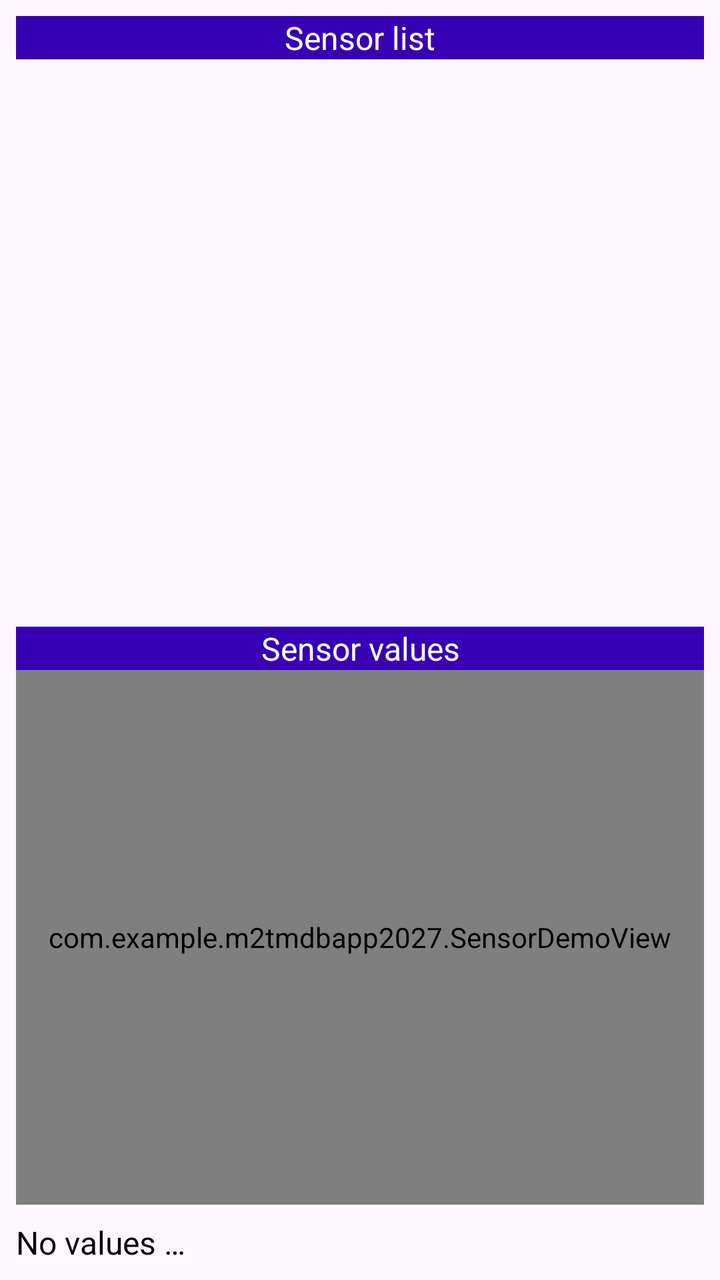
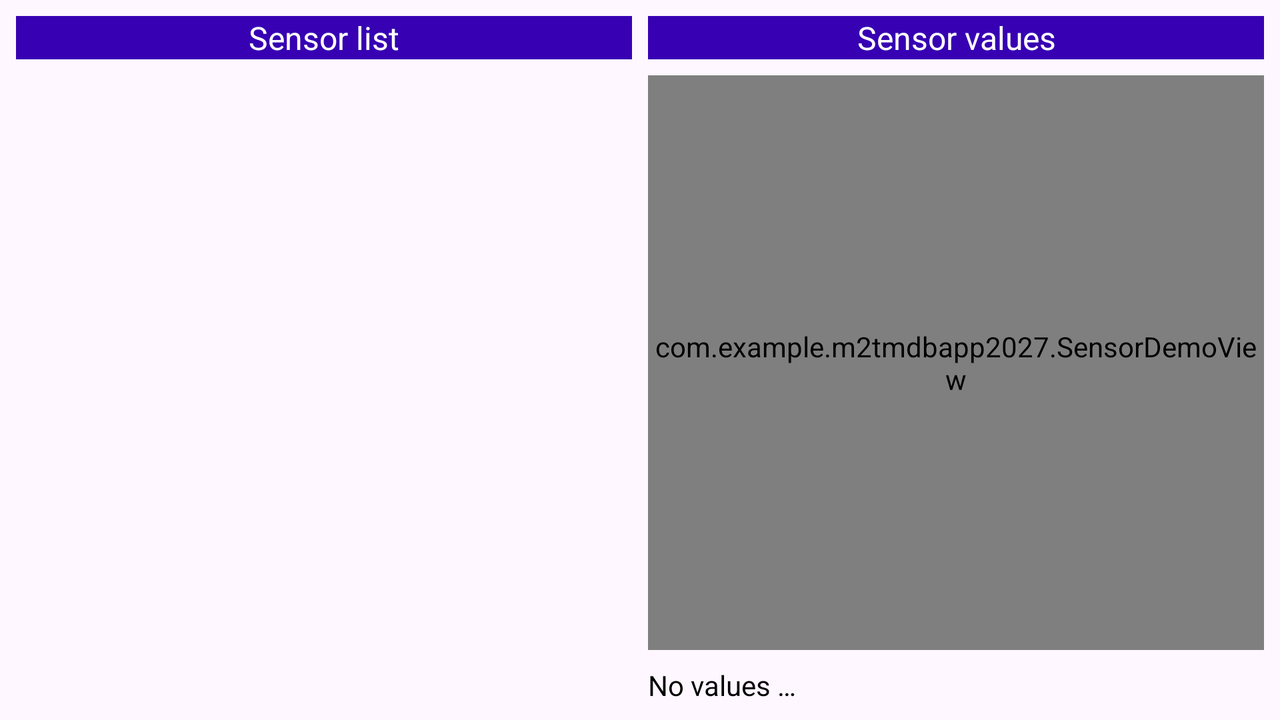

First picture: res/layout/ on a phone held upright. Second picture: the repository's own variant of that layout, on a device whose configuration matches the variant's folder. Source for both follows.
<!-- AndroidManifest.xml: application theme Theme.M2TmdbApp2027 -->
<!-- res/layout/activity_sensor_demo.xml -->
<?xml version="1.0" encoding="utf-8"?>
<androidx.constraintlayout.widget.ConstraintLayout xmlns:android="http://schemas.android.com/apk/res/android"
    xmlns:app="http://schemas.android.com/apk/res-auto"
    xmlns:tools="http://schemas.android.com/tools"
    android:id="@+id/main"
    android:layout_width="match_parent"
    android:layout_height="match_parent"
    tools:context=".SensorDemoActivity">

    <TextView
        android:id="@+id/sensor_list_caption_tv"
        android:layout_width="0dp"
        android:layout_height="wrap_content"
        android:layout_marginStart="8dp"
        android:layout_marginTop="8dp"
        android:layout_marginEnd="8dp"
        android:layout_marginBottom="8dp"
        android:background="@color/purple_700"
        android:text="@string/sensor_list_caption"
        android:textAlignment="center"
        android:textColor="@color/white"
        android:textSize="@dimen/sensor_demo_caption"
        app:layout_constraintBottom_toTopOf="@+id/sensor_list_rv"
        app:layout_constraintEnd_toEndOf="parent"
        app:layout_constraintHorizontal_bias="0.5"
        app:layout_constraintStart_toStartOf="parent"
        app:layout_constraintTop_toTopOf="parent" />

    <androidx.recyclerview.widget.RecyclerView
        android:id="@+id/sensor_list_rv"
        android:layout_width="0dp"
        android:layout_height="0dp"
        android:layout_marginStart="8dp"
        android:layout_marginEnd="8dp"
        app:layout_constraintBottom_toTopOf="@+id/sensor_values_caption_tv"
        app:layout_constraintEnd_toEndOf="parent"
        app:layout_constraintHorizontal_bias="0.5"
        app:layout_constraintStart_toStartOf="parent"
        app:layout_constraintTop_toBottomOf="@+id/sensor_list_caption_tv" />

    <TextView
        android:id="@+id/sensor_values_caption_tv"
        android:layout_width="0dp"
        android:layout_height="wrap_content"
        android:layout_marginStart="8dp"
        android:layout_marginTop="8dp"
        android:layout_marginEnd="8dp"
        android:background="@color/purple_700"
        android:text="@string/sensor_values_caption"
        android:textAlignment="center"
        android:textColor="@android:color/white"
        android:textSize="@dimen/sensor_demo_caption"
        app:layout_constraintBottom_toTopOf="@+id/sensor_demo_view"
        app:layout_constraintEnd_toEndOf="parent"
        app:layout_constraintHorizontal_bias="0.5"
        app:layout_constraintStart_toStartOf="parent"
        app:layout_constraintTop_toBottomOf="@+id/sensor_list_rv" />

    <com.example.m2tmdbapp2027.SensorDemoView
        android:id="@+id/sensor_demo_view"
        android:layout_width="0dp"
        android:layout_height="0dp"
        android:layout_marginStart="8dp"
        android:layout_marginEnd="8dp"
        app:dialCaption="@string/sensor_unknown"
        app:dialColor="@color/gray_600"
        app:layout_constraintBottom_toTopOf="@+id/arrayValuesTv"
        app:layout_constraintEnd_toEndOf="parent"
        app:layout_constraintHorizontal_bias="0.5"
        app:layout_constraintStart_toStartOf="parent"
        app:layout_constraintTop_toBottomOf="@+id/sensor_values_caption_tv" />

    <TextView
        android:id="@+id/arrayValuesTv"
        android:layout_width="0dp"
        android:layout_height="wrap_content"
        android:layout_marginStart="8dp"
        android:layout_marginTop="8dp"
        android:layout_marginEnd="8dp"
        android:layout_marginBottom="8dp"
        android:text="@string/no_sensor_values"
        android:textAlignment="viewStart"
        android:textColor="@android:color/black"
        android:textSize="@dimen/sensor_demo_caption"
        app:layout_constraintBottom_toBottomOf="parent"
        app:layout_constraintEnd_toEndOf="parent"
        app:layout_constraintHorizontal_bias="0.5"
        app:layout_constraintStart_toStartOf="parent"
        app:layout_constraintTop_toBottomOf="@+id/sensor_demo_view" />


</androidx.constraintlayout.widget.ConstraintLayout>
<!-- resources referenced by this layout -->
<resources>
  <color name="gray_600">#FF757575</color>
  <color name="purple_700">#FF3700B3</color>
  <color name="white">#FFFFFFFF</color>
  <dimen name="sensor_demo_caption">16sp</dimen>
  <string name="no_sensor_values">No values …</string>
  <string name="sensor_list_caption">Sensor list</string>
  <string name="sensor_unknown">unknown sensor</string>
  <string name="sensor_values_caption">Sensor values</string>
  <style name="Theme.M2TmdbApp2027" parent="Base.Theme.M2TmdbApp2027" />
  <style name="Base.Theme.M2TmdbApp2027" parent="Theme.Material3.DayNight">
          
          
          <item name="actionBarStyle">@style/Widget.M2TmdbApp2027.ActionBar</item>
      </style>
  <style name="Widget.M2TmdbApp2027.ActionBar" parent="Widget.Material3.ActionBar.Solid">
          <item name="background">@color/action_bar_background</item>
          <item name="titleTextStyle">@style/TextAppearance.M2TmdbApp2027.ActionBar.Title</item>
      </style>
  <color name="action_bar_background">#FF018786</color>
  <style name="TextAppearance.M2TmdbApp2027.ActionBar.Title" parent="TextAppearance.Material3.TitleLarge">
          <item name="android:textColor">@color/white</item>
      </style>
</resources>
<!-- res/layout-land/activity_sensor_demo.xml (the repository's variant of the layout above) -->
<!-- drawn on the phone turned sideways -->
<?xml version="1.0" encoding="utf-8"?>
<androidx.constraintlayout.widget.ConstraintLayout xmlns:android="http://schemas.android.com/apk/res/android"
    xmlns:app="http://schemas.android.com/apk/res-auto"
    xmlns:tools="http://schemas.android.com/tools"
    android:id="@+id/main"
    android:layout_width="match_parent"
    android:layout_height="match_parent"
    tools:context=".SensorDemoActivity">

    
    <TextView
        android:id="@+id/sensor_list_caption_tv"
        android:layout_width="0dp"
        android:layout_height="wrap_content"
        android:layout_marginTop="8dp"
        android:background="@color/purple_700"
        android:text="@string/sensor_list_caption"
        android:textAlignment="center"
        android:textColor="@android:color/white"
        android:textSize="@dimen/sensor_demo_caption"
        app:layout_constraintEnd_toEndOf="@+id/sensor_list_rv"
        app:layout_constraintStart_toStartOf="@+id/sensor_list_rv"
        app:layout_constraintTop_toTopOf="parent" />

    <androidx.recyclerview.widget.RecyclerView
        android:id="@+id/sensor_list_rv"
        android:layout_width="0dp"
        android:layout_height="0dp"
        android:layout_marginStart="8dp"
        android:layout_marginTop="8dp"
        android:layout_marginEnd="8dp"
        android:layout_marginBottom="8dp"
        app:layout_constraintBottom_toBottomOf="parent"
        app:layout_constraintEnd_toStartOf="@+id/sensor_demo_view"
        app:layout_constraintStart_toStartOf="parent"
        app:layout_constraintTop_toBottomOf="@+id/sensor_list_caption_tv" />

    
    <TextView
        android:id="@+id/sensor_values_caption_tv"
        android:layout_width="0dp"
        android:layout_height="wrap_content"
        android:layout_marginTop="8dp"
        android:background="@color/purple_700"
        android:text="@string/sensor_values_caption"
        android:textAlignment="center"
        android:textColor="@android:color/white"
        android:textSize="@dimen/sensor_demo_caption"
        app:layout_constraintEnd_toEndOf="@+id/sensor_demo_view"
        app:layout_constraintStart_toStartOf="@+id/sensor_demo_view"
        app:layout_constraintTop_toTopOf="parent" />

    <com.example.m2tmdbapp2027.SensorDemoView
        android:id="@+id/sensor_demo_view"
        android:layout_width="0dp"
        android:layout_height="0dp"
        android:layout_marginTop="8dp"
        android:layout_marginEnd="8dp"
        android:layout_marginBottom="8dp"
        app:dialCaption="@string/sensor_unknown"
        app:dialColor="@color/gray_600"
        app:layout_constraintBottom_toTopOf="@id/arrayValuesTv"
        app:layout_constraintEnd_toEndOf="parent"
        app:layout_constraintStart_toEndOf="@+id/sensor_list_rv"
        app:layout_constraintTop_toBottomOf="@+id/sensor_values_caption_tv" />

    <TextView
        android:id="@+id/arrayValuesTv"
        android:layout_width="0dp"
        android:layout_height="wrap_content"
        android:layout_marginBottom="8dp"
        android:text="@string/no_sensor_values"
        android:textAlignment="viewStart"
        android:textColor="@android:color/black"
        android:textSize="@dimen/sensor_demo_values"
        app:layout_constraintBottom_toBottomOf="parent"
        app:layout_constraintEnd_toEndOf="@+id/sensor_demo_view"
        app:layout_constraintStart_toStartOf="@+id/sensor_demo_view"
        app:layout_constraintTop_toBottomOf="@id/sensor_demo_view" />

</androidx.constraintlayout.widget.ConstraintLayout>
<!-- resources referenced by the variant -->
<!-- as the phone turned sideways resolves them -->
<resources>
  <color name="gray_600">#FF757575</color>
  <color name="purple_700">#FF3700B3</color>
  <dimen name="sensor_demo_caption">16sp</dimen>
  <dimen name="sensor_demo_values">14sp</dimen>
  <string name="no_sensor_values">No values …</string>
  <string name="sensor_list_caption">Sensor list</string>
  <string name="sensor_unknown">unknown sensor</string>
  <string name="sensor_values_caption">Sensor values</string>
  <style name="Theme.M2TmdbApp2027" parent="Base.Theme.M2TmdbApp2027" />
  <style name="Base.Theme.M2TmdbApp2027" parent="Theme.Material3.DayNight">
          
          
          <item name="actionBarStyle">@style/Widget.M2TmdbApp2027.ActionBar</item>
      </style>
  <style name="Widget.M2TmdbApp2027.ActionBar" parent="Widget.Material3.ActionBar.Solid">
          <item name="background">@color/action_bar_background</item>
          <item name="titleTextStyle">@style/TextAppearance.M2TmdbApp2027.ActionBar.Title</item>
      </style>
  <color name="action_bar_background">#FF018786</color>
  <style name="TextAppearance.M2TmdbApp2027.ActionBar.Title" parent="TextAppearance.Material3.TitleLarge">
          <item name="android:textColor">@color/white</item>
      </style>
  <color name="white">#FFFFFFFF</color>
</resources>
